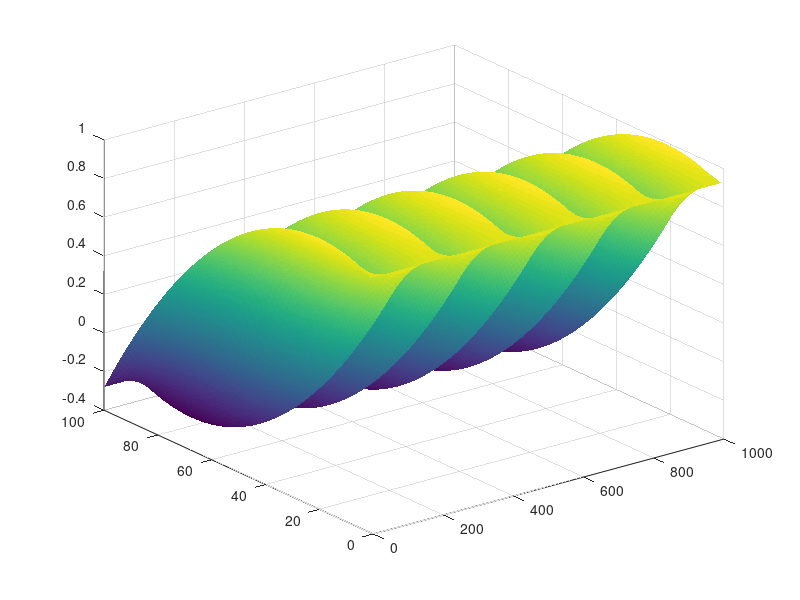

Reproduce this figure in MATLAB.
%Wyklad_5 strony 15-20
close all; clear all;
u = 0.01; %liniowa gestosc masy [kg / m]
T = 100; % napiecie struny [N]
L = 1; %dlugosc struny
M = 100; %liczba czesci podzialu dlugosci
N = 1000; %liczba krokow czasu
TIME = 0.1;

v = sqrt(T/u); %obliczamy predkosc struny
dx = L/M;
dt = TIME/N;
y = zeros(M,N); %rownanie struny od punktu dlugosci xm i czasu tn y(xm,tn)

%uzupelniamy pierwszy rzad poczatkowymi wartosciami (struna dla t=1 <- tak na prawde zero ale Matlab)
for i = 1:M
    xi = L*(i-1)/(M-1); %indeksowanie od 1 w Matlabie
    y(i, 1) = -2*xi^2 + 0.8*xi + 0.92;
end

%uzupelniamy wartosci na brzegach struny dla kazdego t
y(1, :) = y(1,1);     %xm = 0 ??????
y(M, :) = y(M, 1); %xm = L

%teraz z wartosci poczatkowych wyliczamy strune w drugiej chwili czasu
%for i = 2:M-1
%   xi = L*(i-1)/(M-1);
%   y(i, 2) =  (v*dt/dx)^2 / 2 * ( y(i+1,1) - 2*y(i,1) + y(i-1,1)) + y(i,1) + dt * sin(2*pi*xi);
%end
p = (v * dt / dx) ^ 2;
g = zeros(M,1);
y(2:M-1, 2) = (p/2) * (y(3:M,1) - 2 * y(2:M-1, 1) + y(1:M-2, 1)) + y(2:M-1, 1) + dt * g(2:M-1);

%nareszcie majac 2 pierwsze chwile czasu obliczamy y dla pozostalych t
for n = 2:N-1
  y(2:M-1,n+1) = p * (y(3:M, n) - 2*y(2:M-1,n) + y(1:M-2,n)) + 2 * y(2:M-1,n) - y(2:M-1, n-1);
%    for m = 2:M-1
%        y(m, n+1) = 1/(2*b*dt+1)*( (dt*v/dt)^2*(y(m+1,n)-2*y(m,n)+y(m-1,n)) + 2*b*dt*y(m,n) + 2*y(m,n) - y(m,n-1) );
%    end
end

[X, T] = meshgrid(1:N, 1:M);
size(X)
size(T)
size(y)
surf(X, T, y, 'EdgeColor','none','LineStyle','none','FaceLighting','phong')

%for t = 1:N
%  plot(y(:,t));
%  input("asd")
%end


